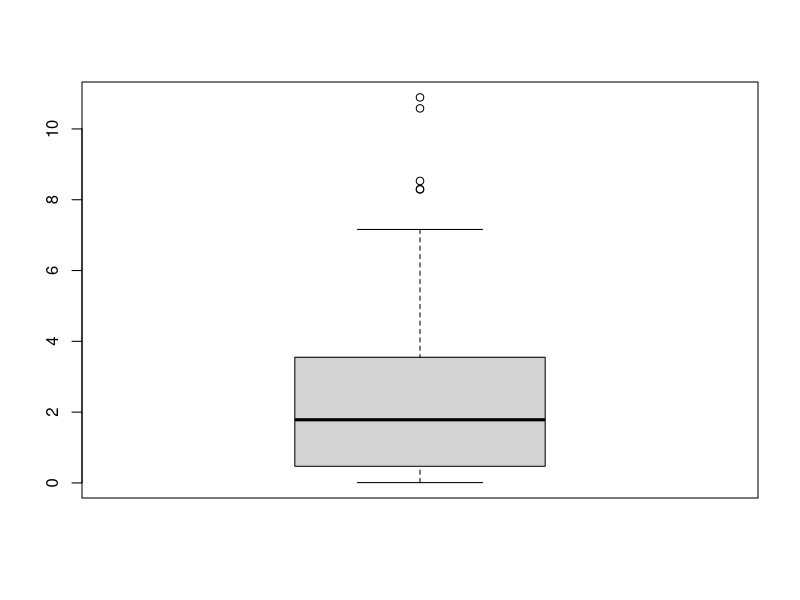
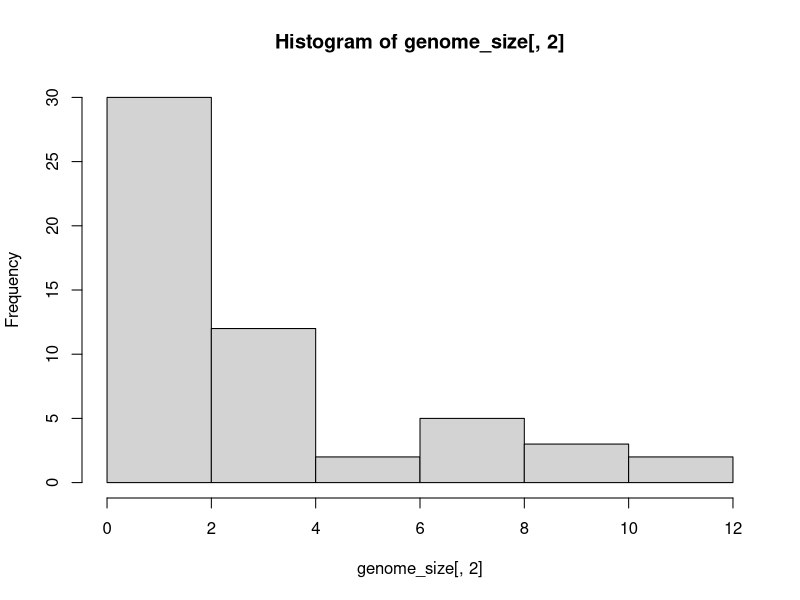
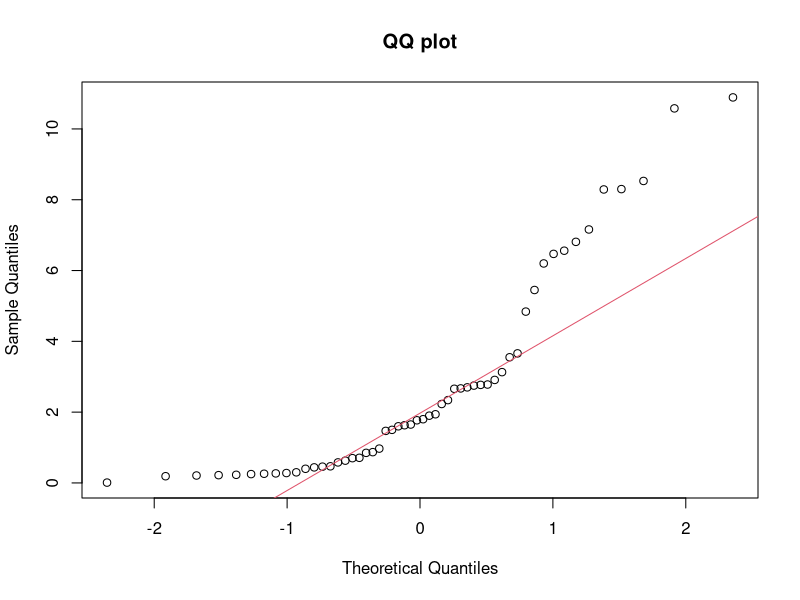
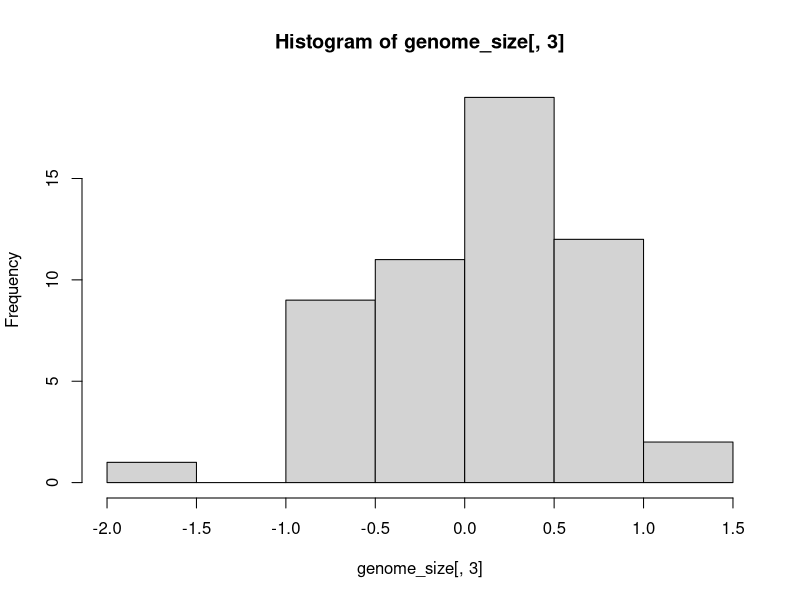
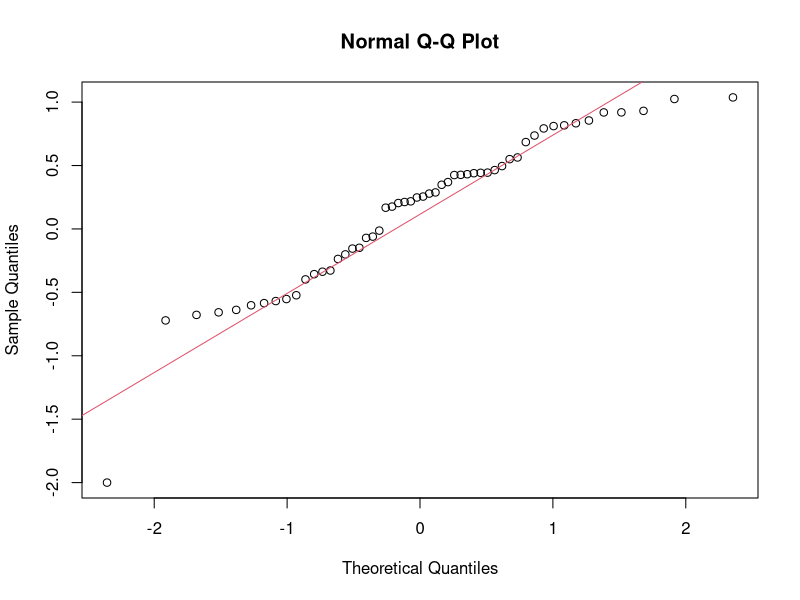
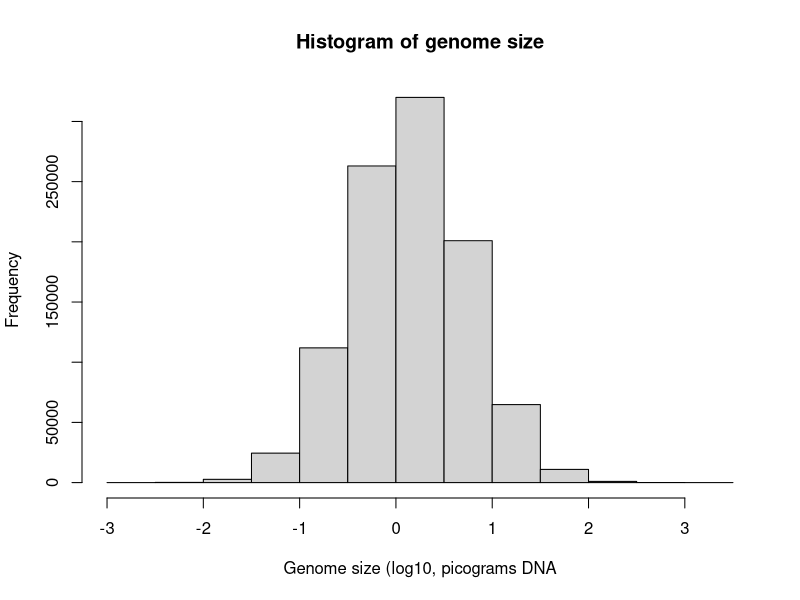
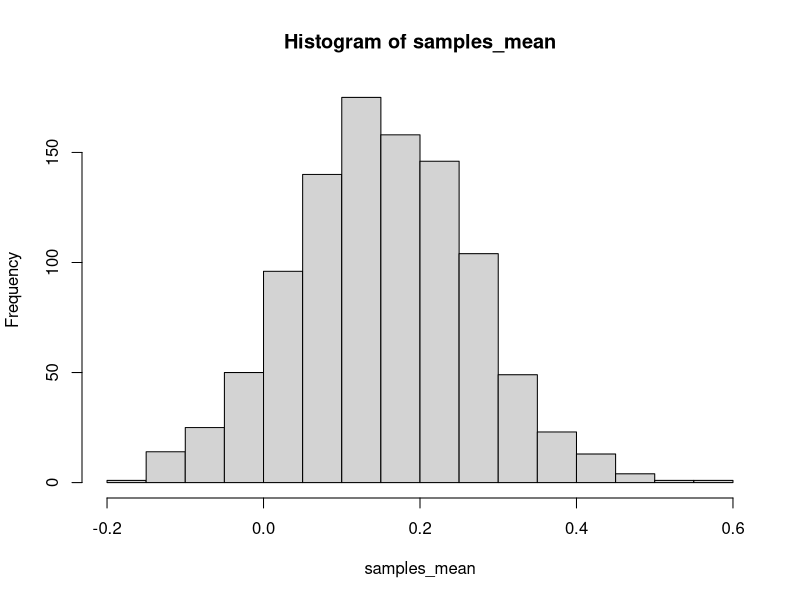
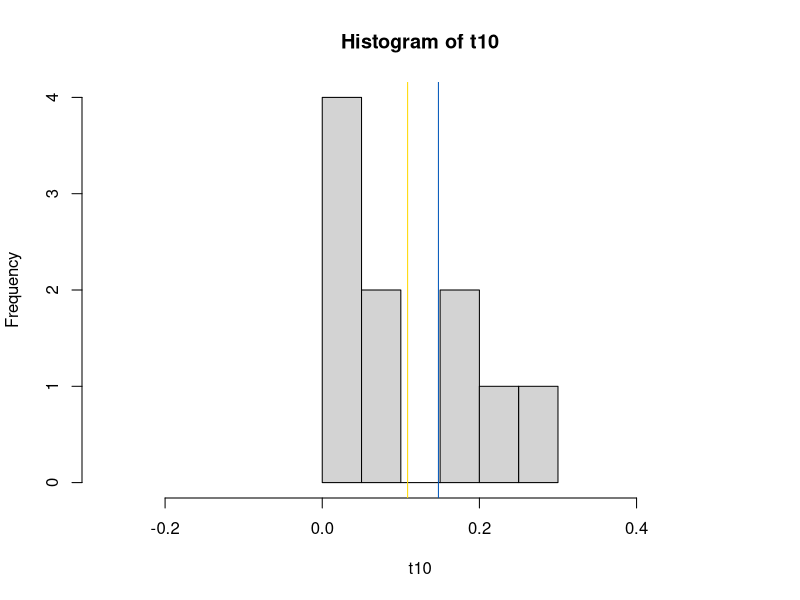

These charts were generated, in order, by the following R code:
## ---- chunk 1
#| label: initialize
#| echo: FALSE
#| include: FALSE
options("scipen"=100, "digits"=4)
knitr::opts_chunk$set(echo = TRUE, warning=FALSE, message=FALSE, fig.pos = 'h',
                      fig.width=7, fig.height=5, fig.align="center") 
## ---- chunk 2
knitr::opts_chunk$set(echo=TRUE, warning=FALSE, message=FALSE, fig.pos = 'h',
                      fig.width=6, fig.height=4, fig.align="center", eval = F)
library(knitr)
options("scipen"=100, "digits"=4)
set.seed(533)
## ---- chunk 3
# We create a variable (genome_size) to store the data contained in 
# genome_size_long_format.txt. We import these data with the read.table() function.
# The newly created variable is a `data.frame`.
genome_size <- read.table("genome_size_long_format.txt")
colnames(genome_size) = c("group","size")
## ---- chunk 4
#| label: headData
#| eval: !expr (! params$skip_execution & ! params$skip_answers)
#| echo: !expr (! params$skip_answers)
# Head returns the first parts of the genome_size data.frame. By default it 
# returns the first six elements but you can change it via n argument
# e.g., head(genome_size, n = 10) to display the first ten elements
head(genome_size)
## ---- chunk 5
#| label: goupsInData
#| eval: !expr (! params$skip_execution & ! params$skip_answers)
#| echo: !expr (! params$skip_answers)

table(genome_size$group)
## ---- chunk 6
#| label: plotsDistr
#| eval: !expr (! params$skip_execution & ! params$skip_answers)
#| echo: !expr (! params$skip_answers)

boxplot(genome_size[,2])

# Same as for the boxplot but to create a histogram
hist(genome_size[,2])
## ---- chunk 7
#| label: qqplot
#| eval: true
#| echo: true

# with `qqnorm()` we make a QQ plot. `main == "QQ plot"` creates the title of the graph with text "QQ plot"
qqnorm(genome_size[,2], main = "QQ plot") 
# with `qqline()` we add a QQ line to the QQ plot with red color (col = 2). You also can specify `col = 'red'`
qqline(genome_size[,2], col=2) 
## ---- chunk 8
#| label: meanNvar
#| eval: !expr (! params$skip_execution & ! params$skip_answers)
#| echo: !expr (! params$skip_answers)

# Function mean() computes the arithmetic mean of a vector.
# Here, we divide our data.frame into the two groups of crustaceans
# For that we select the rows in which the 1st column matches (==)
# either "Decapods" or "Isopods" (i.e., genome_size[,1] == "TypeOfCrustacean").
# Then we compute the mean in the 2nd column, which contains the values of genome_size
mean(genome_size[genome_size[,1]=="Decapods",2])
mean(genome_size[genome_size[,1]=="Isopods",2])

# Same but using var() function.
var(genome_size[genome_size[,1]=="Decapods",2])
var(genome_size[genome_size[,1]=="Isopods",2])
## ---- chunk 9
#| label: questionMeanNvar
#| eval: !expr (! params$skip_execution & ! params$skip_answers)
#| echo: false
cat("Both measures are very different\n")
## ---- chunk 10
#| label: logData
#| eval: true
#| echo: true
# Here we compute the log10 of genome_size and we store it in a new column (log10)
# that we create in genome_size. We also can create it using brackets notation
# e.g., genome_size[,"log10"] <- log10(genome_size[,2])
genome_size$log10 <- log10(genome_size[,2])
## ---- chunk 11
#| label: meanNvarlog10
#| eval: !expr (! params$skip_execution & ! params$skip_answers)
#| echo: !expr (! params$skip_answers)
# We compute the mean of this new column as before 
# Note that here we are selecting the 3rd column (i.e., the newly created log10 column)
mean(genome_size[genome_size[,1]=="Decapods",3])
mean(genome_size[genome_size[,1]=="Isopods",3])

# Same but using var() function
var(genome_size[genome_size[,1]=="Decapods",3])
var(genome_size[genome_size[,1]=="Isopods",3])
## ---- chunk 12
#| label: questionMeanNvarlog10
#| eval: !expr (! params$skip_execution & ! params$skip_answers)
#| echo: false
cat("the means are different but the variances are more similar \n")
## ---- chunk 13
#| label: qqplotlog10
#| eval: !expr (! params$skip_execution & ! params$skip_answers)
#| echo: !expr (! params$skip_answers)

# We repeat the previous code but using the 3rd column
hist(genome_size[,3])

qqnorm(genome_size[,3])
qqline(genome_size[,3], col=2) 
## ---- chunk 14
#| label: meanNsdPop
#| eval: !expr (! params$skip_execution & ! params$skip_answers)
#| echo: !expr (! params$skip_answers)
mean(genome_size[,"log10"])
sd(genome_size[,"log10"])
## ---- chunk 15
#| label: simulation
#| eval: true
#| echo: true

# **to have reproducible results we create a seed using `set.seed()`.**
# The number inside the function could be any number
# as long as you use always the same number if you want to obtain the same results.
# If you don't set the seed, different sessions will give different simulation results
set.seed(533)

# **create a million genome size values.**
# We use the rnorm function to create n = 1e6 values coming from a normal distribution
# with mean = mean of log10 transformed genome size values and 
# sd = standard deviation of log10 transformed genome size values.
# We store these values into a vector called GS_sim
GS_sim <- rnorm(n = 1e6, 
                mean = mean(genome_size[,3]), 
                sd = sd(genome_size[,3]))

# **plot the values in a histogram**
hist(GS_sim, main = "Histogram of genome size",
     xlab = "Genome size (log10, picograms DNA")

## ---- chunk 16
#| label: sample
#| eval: !expr (! params$skip_execution & ! params$skip_answers)
#| echo: !expr (! params$skip_answers)

# sizeSamples = size of the sample (number)
sizeSamples = 27

# replace = TRUE indicates that you can sample the same values several times
sample1 <- sample(GS_sim, size = sizeSamples, replace = TRUE)
sample2 <- sample(GS_sim, size = sizeSamples, replace = TRUE)
## ---- chunk 17
#| label: sampleMean
#| eval: !expr (! params$skip_execution & ! params$skip_answers)
#| echo: !expr (! params$skip_answers)

mean(sample1)
mean(sample2)

sd(sample1)
sd(sample2)

cat("Are they the same? Probably your answer is going to be different from that of your neighbour\n")
## ---- chunk 18
#| label: doSum 
#| eval: !expr (! params$skip_execution & ! params$skip_answers)
#| echo: !expr (! params$skip_answers)

# We create a function that we call doSum using function().
# Inside the parenthesis you specify the arguments that you want to give to your function.
# Here we specify two arguments: number1 and number2
# The operations/actions performed by the function are defined inside {}
doSum <- function(number1, number2){
    # do the operation and save it to a variable 
    result <- number1+number2
    # output to return. If not explicit it'll return the last command run
    return(result)
}

# Once created we execute the function with specific values of the arguments
doSum(number1 = 2, number2 = 3)

# we can save the output of the function into a variable
# You don't need to explicitly write the name of the arguments. You can give them
# in the order they are defined
result1_6 <- doSum(1,6)
result1_6

## ---- chunk 19
#| label: sum 
#| eval: true
#| echo: true

sum(2,3)
## ---- chunk 20
#| label: doSampling
#| eval: true
#| echo: !expr (! params$skip_answers)

doSampling <- function(dat, numSamples, sizeSamples){
  # We initialize an empty numeric vector (out) to store the means of the samples
  out <- numeric(numSamples)

  for (i in 1:numSamples){
      # take a sample from "dat" of size "sizeSamples"
      get_sample <- sample(dat, size = sizeSamples,replace = TRUE)
      # calculate mean and store it in the numeric vector
      out[i] <- mean(get_sample)
  }
  # return the result at the end of the loop
  return(out)
}


# A less intuitive but better approach is to use the set of function of "apply", in this case we use "sapply", instead of the for loop
doSampling <- function(dat, numSamples, sizeSamples){
  
  # First we define a function to take a sample and calculate its mean
  get_samples_mean <- function(dat, sizeSamples) {
    sample_data <- sample(dat, size = sizeSamples, replace = TRUE)
    mean(sample_data)
  }
  
  # Use sapply to apply the function over numSamples iterations
  out <- sapply(1:numSamples, function(x) get_samples_mean(dat, sizeSamples))
  
  # Return the result
  return(out)
}
## ---- chunk 21
#| label: samplingDistr
#| eval: !expr (! params$skip_execution & ! params$skip_answers)
#| echo: !expr (! params$skip_answers)

# We execute our function with the requested values and store them in samples_mean
samples_mean <- doSampling(dat = GS_sim, numSamples = 1000, sizeSamples = 27)
hist(samples_mean)

# We will use our doSampling function for illustrative purposes but you can do
# this easily in R with the replicate function:
# replicate(1000, mean(sample(x = GS_sim, size = 27, replace = TRUE)))
## ---- chunk 22
#| label: means
#| eval: !expr (! params$skip_execution & ! params$skip_answers)
#| echo: !expr (! params$skip_answers)

pop_mean <- mean(GS_sim) # population mean
sampling_mean <- mean(samples_mean) # sample mean

cat("both means are very similar\n")
## ---- chunk 23
#| label: increase sampling
#| eval: !expr (! params$skip_execution & ! params$skip_answers)
#| echo: !expr (! params$skip_answers)

# As the number of times that you sample increases, 
# the sampling distribution has a more normal-looking shape.
t10 <- doSampling(GS_sim,10,27)
t50 <- doSampling(GS_sim,50,27)
t100 <- doSampling(GS_sim,100,27)

xlimi = range(c(t10,t50,t100))
xlimi[1] = xlimi[1] - 0.1 
xlimi[2] = xlimi[2] + 0.1 

hist(t10, xlim = xlimi); abline(v=mean(t10), col="#FFD800"); abline(v=pop_mean, col="#0056B9")

hist(t50, xlim = xlimi); abline(v=mean(t50), col="#FFD800"); abline(v=pop_mean, col="#0056B9")

hist(t100, xlim = xlimi); abline(v=mean(t100), col="#FFD800"); abline(v=pop_mean, col="#0056B9")

## ---- chunk 24
#| label: increase sample size
#| eval: !expr (! params$skip_execution & ! params$skip_answers)
#| echo: !expr (! params$skip_answers)
samples_mean3 <- doSampling(GS_sim,100,3)
samples_mean10 <- doSampling(GS_sim,100,25)
samples_mean100 <- doSampling(GS_sim,100,100)
xlimi = range(c(samples_mean3,samples_mean10,samples_mean100))
xlimi[1] = xlimi[1] - 0.1 
xlimi[2] = xlimi[2] + 0.1 

hist(samples_mean3, xlim=xlimi); abline(v=mean(samples_mean3), col="#FFD800"); abline(v=pop_mean, col="#0056B9")

hist(samples_mean10, xlim=xlimi); abline(v=mean(samples_mean10), col="#FFD800"); abline(v=pop_mean, col="#0056B9")

hist(samples_mean100, xlim=xlimi); abline(v=mean(samples_mean100), col="#FFD800"); abline(v=pop_mean, col="#0056B9")

# As sample size (n) increases, 
# the width of the sampling distribution of the mean decreases.
## ---- chunk 25
#| label: t-test solved
#| eval: !expr (! params$skip_execution & ! params$skip_answers)
#| echo: !expr (! params$skip_answers)

# t.test() function with three arguments
# group1 = genome size values of decapods  (log10 transformed)
# group2 = genome size values of isopods  (log10 transformed)
# var.equal = TRUE. To specify that we want to treat the two variances as being equal
result_StudentT <- t.test(genome_size[genome_size[,1]=="Decapods",3],
                          genome_size[genome_size[,1]=="Isopods",3],var.equal = TRUE)

## ---- chunk 26
#| label: t-test result 
#| eval: !expr (! params$skip_execution & ! params$skip_answers)
#| echo: true

# Output includes t-statistic, degrees of freedom, p-value, 95%CI and sample estimates
result_StudentT

# We access t and p-value with the $ operator 
tvalue <- result_StudentT$statistic
pvalue <- result_StudentT$p.value
## ---- chunk 27
#| eval: true
#| echo: true

# header = TRUE indicates that the first line of the file contains the column names
spider <- read.table("spider_web.txt",header=TRUE)

# normality for difference of horizontal measures
hist(spider$HORIZLIG - spider$HORIZDIM)
qqnorm(spider$HORIZLIG - spider$HORIZDIM)
qqline(spider$HORIZLIG - spider$HORIZDIM, col=2)

# There is also a test to do this 
shapiro.test(spider$HORIZLIG - spider$HORIZDIM)
## ---- chunk 28
#| eval: true
#| echo: true

# TODO: normality for difference of vertical measures
## ---- chunk 29
# normality for difference of vertical measures
#| eval: !expr (! params$skip_execution & ! params$skip_answers)
#| echo: !expr (! params$skip_answers)

hist(spider$VERTLIGH - spider$VERTDIM)
qqnorm(spider$VERTLIGH - spider$VERTDIM)
qqline(spider$VERTLIGH - spider$VERTDIM, col=2)

# There is also a test to do this 
shapiro.test(spider$HORIZLIG - spider$HORIZDIM)
## ---- chunk 30
#| eval: !expr (! params$skip_execution & ! params$skip_answers)
#| echo: !expr (! params$skip_answers)

# paired = TRUE to indicate that we want a paired t-test
t.test(spider$HORIZLIG, spider$HORIZDIM, paired=TRUE)
t.test(spider$VERTLIGH, spider$VERTDIM,paired =TRUE)  #No effect on web height


cat("Conclusions: Orb-spinning spider webs were found to be significantly \n
wider (t = 2.148,df = 16, P = 0.047) under dim lighting conditions than \n
light conditions, yet were not found to differ (t = 0.965, df = 16, P = 0.349) in height.")
